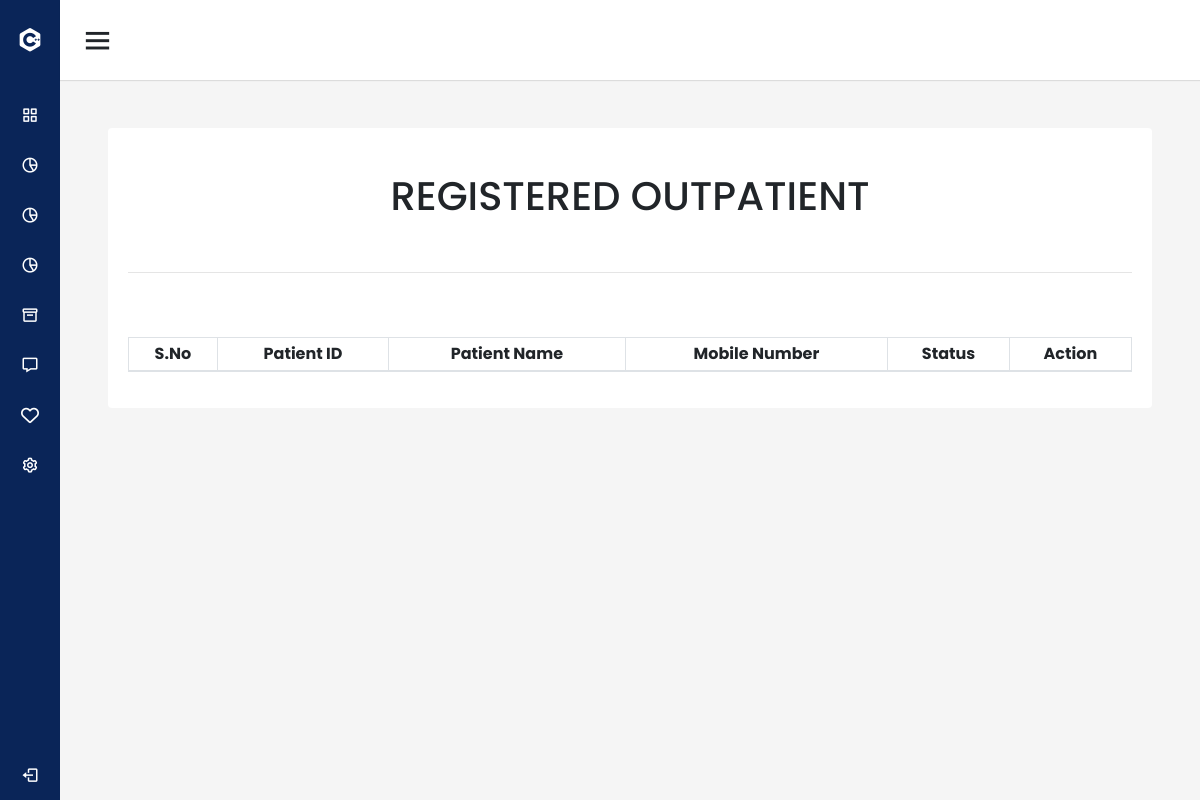
Page /user_view/ (signed in) on the earlier database version.
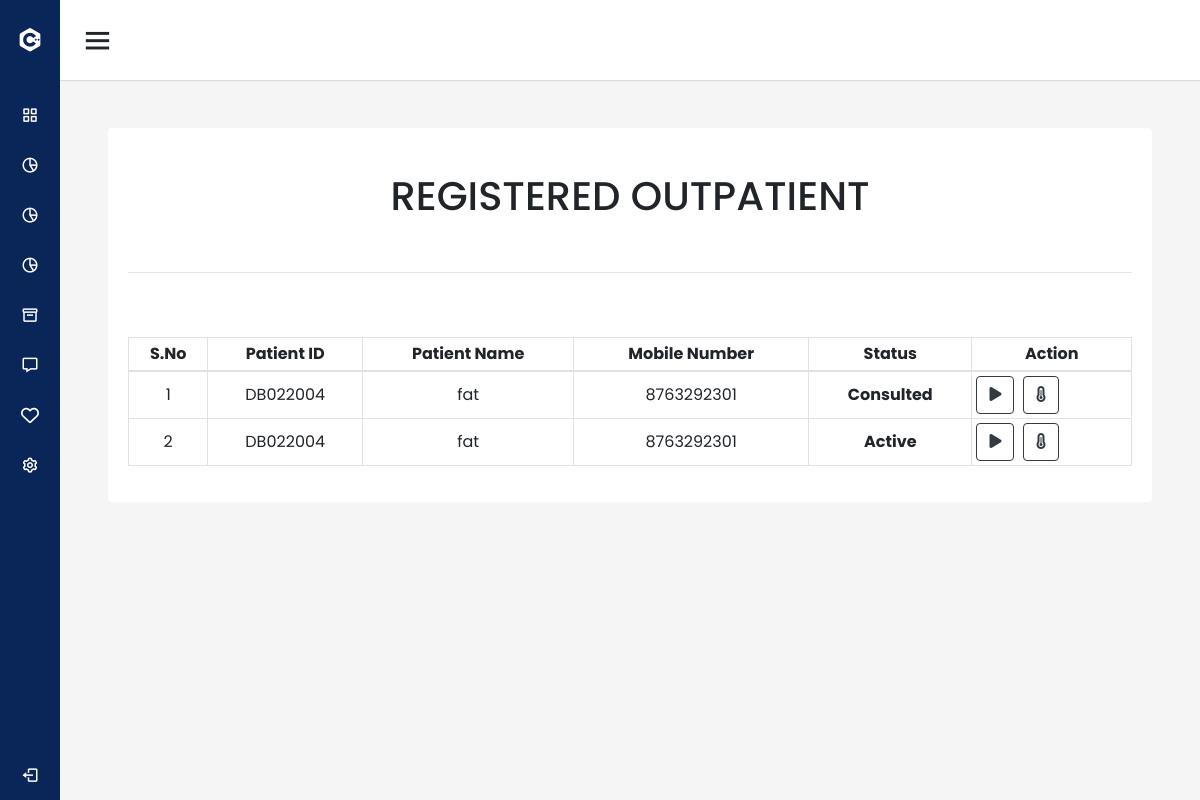
Same page on the later database version.
### management/models.py (models this page shows, shortened)
class TodayPatients(models.Model):
    patient=models.ForeignKey(PatientDetails,on_delete=models.CASCADE)
    created_at=models.DateTimeField(auto_now_add=True)
    updated_at = models.DateTimeField(auto_now=True)
    is_active=   models.BooleanField('Is active', default=False)
    is_vital=   models.BooleanField(default=False)
    is_consulted=   models.BooleanField(default=False)
    is_seperated=models.BooleanField(default=False)
    vitals=models.ForeignKey(GeneralVitals_new,on_delete=models.CASCADE,null=True,blank=True)

class PatientDetails(models.Model):
    patient_id= models.CharField(max_length=30)
    patient_name= models.CharField(max_length=30)
    fathers_name= models.CharField(max_length=30)
    age= models.CharField(max_length=30)
    date_of_birth= models.DateField()
    gender= models.CharField(max_length=30)
    blood_group=models.CharField(max_length=30,null=True,blank=True)
    address= models.TextField(max_length=30)
    phone_number = models.IntegerField(null=True,blank=True,error_messages={'phone_number':'Enter a valid phone number'})

class GeneralVitals_new(models.Model):
    patient=models.ForeignKey(PatientDetails,on_delete=models.CASCADE,null=True,blank=True)
    temperature=models.FloatField()
    pulse_rate=models.IntegerField()
    blood_pressure_start=models.IntegerField()
    blood_pressure_end=models.IntegerField()
    height=models.FloatField()
    weight=models.FloatField()
    others=models.TextField(null=True,blank=True)
    created_at = models.DateTimeField(auto_now_add=True)
    updated_at = models.DateTimeField(auto_now=True)
    is_consulted=   models.BooleanField(default=False)

### management/views.py (the view)
# urls.py: path('user_view/', views.user_view, name='user_view'),
@login_required(login_url='login_view')
def user_view(request):
    user=request.user
    x=  TodayPatients.objects.filter(created_at__contains=datetime.today().date())
    list=[]
    for i in x:
        try:
            y=GeneralVitals_new.objects.filter(patient_id=i.patient_id,created_at__contains=datetime.today().date()).last()
        except:
            y=None
        list.append(y)
    z=zip(list,x)
    return render(request,"management/user_view.html",{'x':x,'z':z,'user':user})

### management/templates/management/user_view.html (shortened to what this page needs)
{% extends "management/navbar.html" %}
{% load static %}
{% block content %}
<section id="out_patient">
        <div class="card mt-4 mx-5">
            <div class="card-body">
                <h1 class="card-title text-center mt-4">REGISTERED OUTPATIENT</h1><br>
                <hr><br><br>
                <div class="table-responsive">
                    <table id="example" class="table table-bordered text-center " style="width:100%">
                        <thead>
                            <tr>
                                <th class="text-center">S.No</th>
                                <th class="text-center">Patient&nbsp;ID</th>
                                <th class="text-center">Patient&nbsp;Name</th>
                                <th class="text-center">Mobile&nbsp;Number</th>
                                <th class="text-center">Status</th>
                                <th class="text-center">Action</th>
                            </tr>
                        </thead>
                        <tbody>
                            {% for i in x %}
                            {% if i.is_active %}
                            <tr >
                                <td>{{forloop.counter}}</td>
                                <td>{{i.patient.patient_id}}</td>
                                <td>{{i.patient.patient_name}}</td>
                                <td>{{i.patient.phone_number}}</td>
                                <td>{% if i.is_consulted %}
                                    <strong>Consulted</strong>
                                    {% else %}
                                    {% if i.is_active %}
                                    <strong>Active</strong>
                                    {% else %}
                                    <strong>In-Active</strong>{% endif %}
                                    {% endif %}
                                </td>
                                <td>
                                    <div class="d-flex">
                                        {% if user.is_user %}
                                    {% if i.is_active %}
                                    {% if i.is_vital%}
                                    <a href="{% url 'disable_view' i.id %}"><button type="submit"
                                            class="btn btn-outline-dark"><i
                                                class="fa-solid fa-play"></i></button></a>&nbsp;&nbsp;
                                    {% else %}
                                    <a href="{% url 'enable_view' i.id %}"> <button type="submit"
                                            class="btn btn-outline-dark"> <i class="fa-solid fa-pause"> </i></button>
                                    </a>&nbsp;&nbsp;
                                    {% endif %}
                                    {% endif %}
                                    <button type="button" class="btn btn-outline-dark" onclick="view('{{i.id}}')"
                                        data-toggle="modal" data-target="#exampleModal">
                                        <i object_id="{{i.id}}" vitals_id="{{i.vitals.id}}" id="general_vitals{{i.id}}" temp="{{i.vitals.temperature}}" pulserate="{{i.vitals.pulse_rate}}" bloodstart="{{i.vitals.blood_pressure_start}}" bloodend="{{i.vitals.blood_pressure_end}}" heig="{{i.vitals.height}}" weig="{{i.vitals.weight}}" other="{{i.vitals.others}}"
                                            class="fa-solid fa-temperature-three-quarters"></i>
                                            {% endif %}
                                    </div>
                                </td>
                            </tr>
                            {% endif %}
                            {% endfor %}
                        </tbody>
                    </table>
                </div>
            </div>
        </div>
</section>
{% endblock %}

Differences in the rows shown:
added TodayPatients: patient.patient_id "DB022004", patient.patient_name "fat", patient.phone_number "8763292301", is_consulted "Consulted", is_active True (drawn)
added TodayPatients: patient.patient_id "DB022004", patient.patient_name "fat", patient.phone_number "8763292301", is_consulted "Active", is_active True (drawn)
